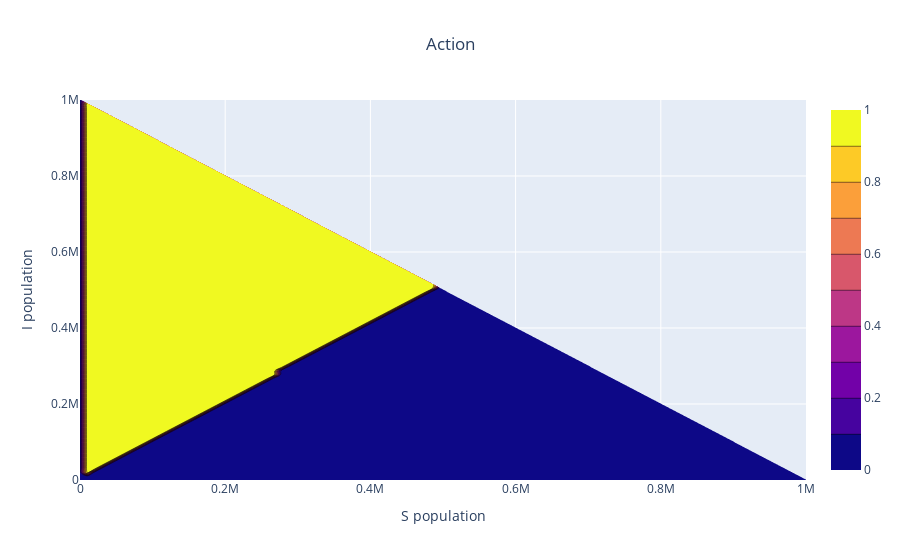

Source (notebook cell):
### Code cell
fig = go.Figure(data =
    go.Contour(
        z=af,
        x=S,
        y=I
    ))

fig.update_layout(
    title ={
        'text': "Action",
        'x': 0.5,
        'xanchor': 'center',
        },
    xaxis_title = "S population",
    yaxis_title = "I population",
)

fig.show()
